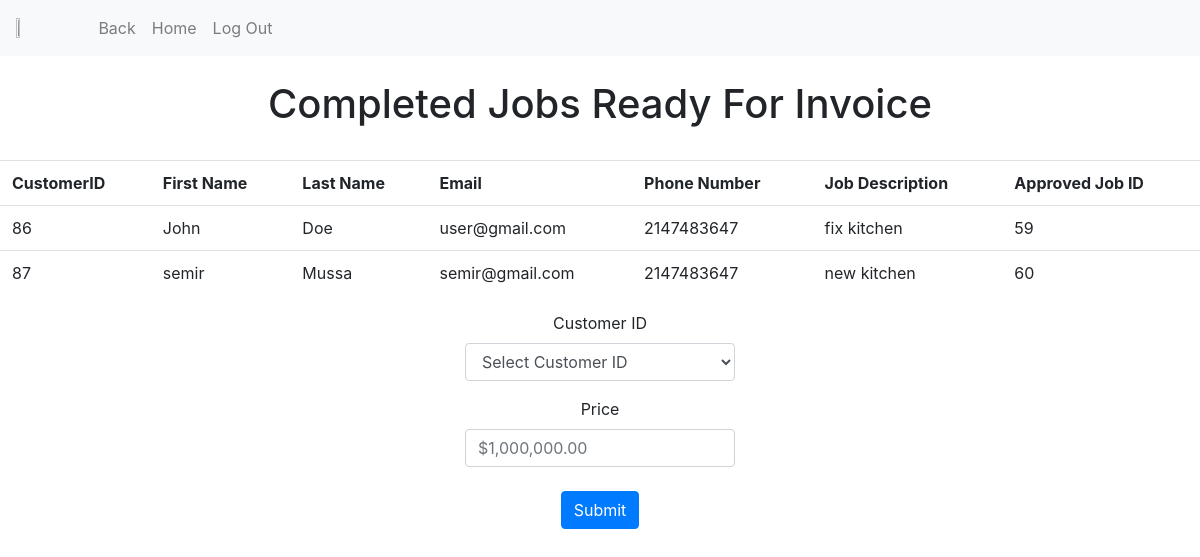
Screenshot of /Manager/completejobs.php (signed in) with the database file from the repository.
### tables this page shows
CREATE TABLE `ApprovedJobs` (
  `ApprovedJobId` int(5) NOT NULL,
  `Decision` varchar(10) NOT NULL,
  `JobID` int(5) NOT NULL
);

CREATE TABLE `RequestQuote` (
  `CustomerID` int(5) NOT NULL,
  `FirstName` varchar(25) NOT NULL,
  `LastName` varchar(25) NOT NULL,
  `Email` varchar(50) NOT NULL,
  `PhoneNumber` int(10) NOT NULL,
  `Address1` varchar(25) NOT NULL,
  `Address2` varchar(25) NOT NULL,
  `City` varchar(25) NOT NULL,
  `State` varchar(2) NOT NULL,
  `ZIP` int(5) NOT NULL,
  `JobDescription` text NOT NULL
);

### Code/dbhelper.php (called while the page is built, shortened)
<?php
function makeTheConnection() {
	$db = "bmgt407_2022s_05_db";
	$user = "bmgt407_2022s_05";
	$pwd = "bmgt407_2022s_05";
	$connection = "mysql:host=bmgt407.rhsmith.umd.edu;dbname=".$db;
	try {
		return $GLOBALS['conn'];
	}
	catch(Exception $e){
		die(var_dump($e));
	}
}
function getRows($query) {
	$stmt = $GLOBALS['conn']->query($query);
	$rows = $stmt->fetchAll(PDO::FETCH_ASSOC);
	return $rows;
}
?>

### Manager/completejobs.php (the view, shortened to what this page needs)
<?php require_once('dbhelper.php');
    $query = "SELECT q.CustomerID, q.FirstName, q.LastName, q.Email, q.PhoneNumber, q.JobDescription, a.ApprovedJobId
FROM RequestQuote q
INNER JOIN ApprovedJobs a ON a.JobID = q.CustomerID
INNER JOIN JobStatus j ON j.ApprovedJobId = a.ApprovedJobId
WHERE j.Status = 'Complete'
;";
$records = getRows ($query);
?>
<html lang="en">
<head>
  <link rel="stylesheet" href="https://cdn.jsdelivr.net/npm/bootstrap@4.5.3/dist/css/bootstrap.min.css">
</head>
<body>
  <?php require_once('navbarmanager.php'); ?>
<br>
<center> <h1> Completed Jobs Ready For Invoice </h1> </center>
<br>
<table class="table">
  <?php
    if ($records) {
      echo "<th>CustomerID</th><th>First Name</th><th>Last Name</th><th>Email</th><th>Phone Number</th><th>Job Description</th><th>Approved Job ID</th>";
     foreach ($records as $record) {
        echo "<tr>";
        echo "<td>{$record['CustomerID']}</td>";
        echo "<td>{$record['FirstName']}</td>";
        echo "<td>{$record['LastName']}</td>";
        echo "<td>{$record['Email']}</td>";
        echo "<td>{$record['PhoneNumber']}</td>";
        echo "<td>{$record['JobDescription']}</td>";
        echo "<td>{$record['ApprovedJobId']}</td>";
        echo "</tr>";
      }
    } else {
      echo "<p>No Record found in table.</p>";
    }
?>
</table>
</body>
</html>
 <form action="completejobs.php" method="POST">
      <center>
      <?php require_once('dbhelper.php');
$query = "SELECT q.CustomerID
FROM RequestQuote q
INNER JOIN ApprovedJobs a ON a.JobID = q.CustomerID
INNER JOIN JobStatus j ON j.ApprovedJobId = a.ApprovedJobId
WHERE j.Status = 'Complete'
;";
  ?>
  <label for="price">Customer ID</label>
    <div class="form-group col-md-3">
    <select name="CustomerID" class="form-control" id="ApprovedJobId">
      <option value=''>Select Customer ID</option>
       </select>
    </div>
<div class="form-group col-md-3">
            <label for="price">Price</label>
 <input type="Number" name="Price" pattern="^\$\d{1,3}(,\d{3})*(\.\d+)?$" class="form-control" value="data-type=" placeholder="$1,000,000.00"> <br>
 <input type="submit" class="btn btn-primary" name="submit" value="Submit">
          </div>
      </form>
  <?php require_once('dbhelper.php'); ?>

### rows the page displays
approvedjobs: JobID.CustomerID "86", JobID.FirstName "John", JobID.LastName "Doe", JobID.Email "user@gmail.com", JobID.PhoneNumber "2147483647", JobID.JobDescription "fix kitchen", ApprovedJobId "59"
approvedjobs: JobID.CustomerID "87", JobID.FirstName "semir", JobID.LastName "Mussa", JobID.Email "semir@gmail.com", JobID.PhoneNumber "2147483647", JobID.JobDescription "new kitchen", ApprovedJobId "60"
